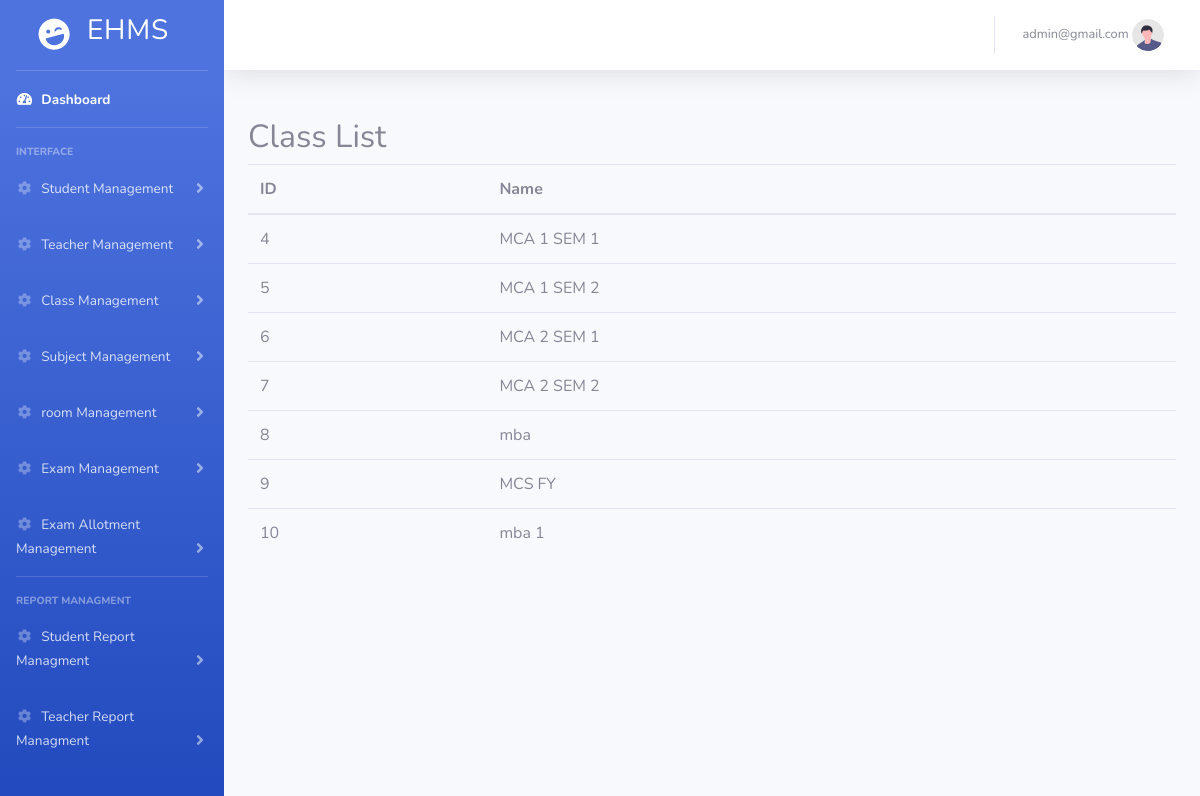
The page /show_class_html.php (signed in) on the database its author committed.
### tables this page shows
CREATE TABLE `classes` (
  `class_id` int(11) NOT NULL,
  `name` varchar(50) NOT NULL
);

### show_class_html.php (the view, shortened to what this page needs)
<!DOCTYPE html>
<html lang="en">
<head>
    <link href="vendor/fontawesome-free/css/all.min.css" rel="stylesheet" type="text/css" />
    <link href="css/sb-admin-2.min.css" rel="stylesheet" />
</head>
<body id="page-top">
    <div id="wrapper">
        <ul class="navbar-nav bg-gradient-primary sidebar sidebar-dark accordion" id="accordionSidebar">
            <a class="sidebar-brand d-flex align-items-center justify-content-center" href="index.html">
                <div class="sidebar-brand-icon rotate-n-15">
                    <i class="fas fa-laugh-wink"></i>
                </div>
                <div class="sidebar-brand-text mx-3">
                    <h3>EHMS</h3>
                </div>
            </a>
            <hr class="sidebar-divider my-0" />
            <li class="nav-item active">
                <a class="nav-link" href="index.html">
                    <i class="fas fa-fw fa-tachometer-alt"></i>
                    <span>Dashboard</span></a>
            </li>
            <hr class="sidebar-divider" />
            <div class="sidebar-heading">Interface</div>
            <li class="nav-item">
                <a class="nav-link collapsed" href="#" data-toggle="collapse" data-target="#collapseStudent"
                    aria-expanded="false" aria-controls="collapseStudent">
                    <i class="fas fa-fw fa-cog"></i>
                    <span>Student Management</span>
                </a>
            </li>
            <li class="nav-item">
                <a class="nav-link collapsed" href="#" data-toggle="collapse" data-target="#collapseTeacher"
                    aria-expanded="false" aria-controls="collapseTeacher">
                    <i class="fas fa-fw fa-cog"></i>
                    <span>Teacher Management</span>
                </a>
            </li>
            <li class="nav-item">
                <a class="nav-link collapsed" href="#" data-toggle="collapse" data-target="#collapseClass"
                    aria-expanded="false" aria-controls="collapseClass">
                    <i class="fas fa-fw fa-cog"></i>
                    <span>Class Management</span>
                </a>
            </li>
            <li class="nav-item">
                <a class="nav-link collapsed" href="#" data-toggle="collapse" data-target="#collapseSubject"
                    aria-expanded="false" aria-controls="collapseSubject">
                    <i class="fas fa-fw fa-cog"></i>
                    <span>Subject Management</span>
                </a>
            </li>
            <li class="nav-item">
                <a class="nav-link collapsed" href="#" data-toggle="collapse" data-target="#collapseRoom"
                    aria-expanded="false" aria-controls="collapseRoom">
                    <i class="fas fa-fw fa-cog"></i>
                    <span>room Management</span>
                </a>
            </li>
            <li class="nav-item">
                <a class="nav-link collapsed" href="#" data-toggle="collapse" data-target="#collapseExam"
                    aria-expanded="false" aria-controls="collapseExam">
                    <i class="fas fa-fw fa-cog"></i>
                    <span>Exam Management</span>
                </a>
            </li>
            <li class="nav-item">
                <a class="nav-link collapsed" href="#" data-toggle="collapse" data-target="#collapseExama"
                    aria-expanded="false" aria-controls="collapseExama">
                    <i class="fas fa-fw fa-cog"></i>
                    <span>Exam Allotment Management</span>
                </a>
            </li>
            <hr class="sidebar-divider" />
            <div class="sidebar-heading">Report Managment</div>
            <li class="nav-item">
                <a class="nav-link collapsed" href="#" data-toggle="collapse" data-target="#collapseTwosr"
                    aria-expanded="true" aria-controls="collapseTwosr">
                    <i class="fas fa-fw fa-cog"></i>
                    <span>Student Report Managment</span>
                </a>
            </li>
            <li class="nav-item">
                <a class="nav-link collapsed" href="#" data-toggle="collapse" data-target="#collapseTwosra"
                    aria-expanded="true" aria-controls="collapseTwosra">
                    <i class="fas fa-fw fa-cog"></i>
                    <span>Teacher Report Managment</span>
                </a>
            </li>
        </ul>
        <div id="content-wrapper" class="d-flex flex-column">
            <div id="content">
                <nav class="navbar navbar-expand navbar-light bg-white topbar mb-4 static-top shadow">
                    <ul class="navbar-nav ml-auto">
                        <li class="nav-item dropdown no-arrow">
                            <a class="nav-link dropdown-toggle" href="#" id="userDropdown" role="button"
                                data-toggle="dropdown" aria-haspopup="true" aria-expanded="false">
                                <span
                                    class="mr-2 d-none d-lg-inline text-gray-600 small"><?php echo $_SESSION['email']; ?>
                                    <img class="img-profile rounded-circle" src="img/undraw_profile.svg" />
                            </a>
                        </li>
                    </ul>
                </nav>
                <div class="container mt-5">
                    <h2>Class List</h2>
                    <table class="table">
                        <thead>
                            <tr>
                                <th>ID</th>
                                <th>Name</th>
                            </tr>
                        </thead>
                        <tbody>
                            <?php
                            include 'db_connect.php';
                            $sql = "SELECT * FROM classes";
                            $result = $conn->query($sql);
                            if ($result->num_rows > 0) {
                                while ($row = $result->fetch_assoc()) {
                                    echo "<tr>";
                                    echo "<td>" . $row['class_id'] . "</td>";
                                    echo "<td>" . $row['name'] . "</td>";
                                    echo "</tr>";
                                }
                            } else {
                                echo "<tr><td colspan='2'>No classes found</td></tr>";
                            }
                            ?>
                        </tbody>
                    </table>
                </div>
            </div>
        </div>
    </div>
</body>
</html>

### rows shown on the page
classes: class_id "4", name "MCA 1 SEM 1"
classes: class_id "5", name "MCA 1 SEM 2"
classes: class_id "6", name "MCA 2 SEM 1"
classes: class_id "7", name "MCA 2 SEM 2"
classes: class_id "8", name "mba"
classes: class_id "9", name "MCS FY"
classes: class_id "10", name "mba 1"

### other values the page prints
$_SESSION['email'] "admin@gmail.com"
